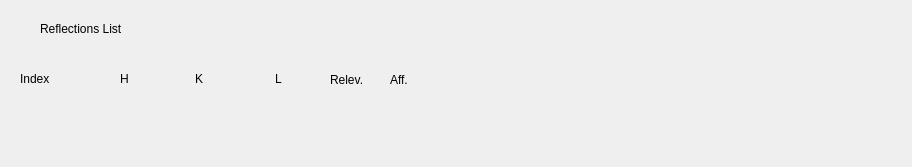
<?xml version="1.0" encoding="UTF-8"?>
<ui version="4.0">
 <class>ReflectionsList</class>
 <widget class="TaurusWidget" name="ReflectionsList">
  <property name="geometry">
   <rect>
    <x>0</x>
    <y>0</y>
    <width>912</width>
    <height>167</height>
   </rect>
  </property>
  <property name="windowTitle">
   <string>Form</string>
  </property>
  <widget class="QLabel" name="ReflectionsListLabel">
   <property name="geometry">
    <rect>
     <x>40</x>
     <y>20</y>
     <width>120</width>
     <height>17</height>
    </rect>
   </property>
   <property name="text">
    <string>Reflections List</string>
   </property>
  </widget>
  <widget class="QLabel" name="rl_label1">
   <property name="geometry">
    <rect>
     <x>20</x>
     <y>70</y>
     <width>38</width>
     <height>17</height>
    </rect>
   </property>
   <property name="text">
    <string>Index</string>
   </property>
  </widget>
  <widget class="QLabel" name="rl_label1_2">
   <property name="geometry">
    <rect>
     <x>120</x>
     <y>70</y>
     <width>16</width>
     <height>17</height>
    </rect>
   </property>
   <property name="text">
    <string>H</string>
   </property>
  </widget>
  <widget class="QLabel" name="rl_label1_3">
   <property name="geometry">
    <rect>
     <x>195</x>
     <y>70</y>
     <width>16</width>
     <height>17</height>
    </rect>
   </property>
   <property name="text">
    <string>K</string>
   </property>
  </widget>
  <widget class="QLabel" name="rl_label1_4">
   <property name="geometry">
    <rect>
     <x>275</x>
     <y>70</y>
     <width>16</width>
     <height>17</height>
    </rect>
   </property>
   <property name="text">
    <string>L</string>
   </property>
  </widget>
  <widget class="QLabel" name="rl_label1_5">
   <property name="geometry">
    <rect>
     <x>330</x>
     <y>70</y>
     <width>41</width>
     <height>20</height>
    </rect>
   </property>
   <property name="text">
    <string>Relev.</string>
   </property>
  </widget>
  <widget class="QLabel" name="rl_label1_6">
   <property name="geometry">
    <rect>
     <x>390</x>
     <y>70</y>
     <width>41</width>
     <height>20</height>
    </rect>
   </property>
   <property name="text">
    <string>Aff.</string>
   </property>
  </widget>
 </widget>
 <customwidgets>
  <customwidget>
   <class>TaurusWidget</class>
   <extends>QWidget</extends>
   <header>taurus.qt.qtgui.container</header>
   <container>1</container>
  </customwidget>
 </customwidgets>
 <resources/>
 <connections/>
</ui>
